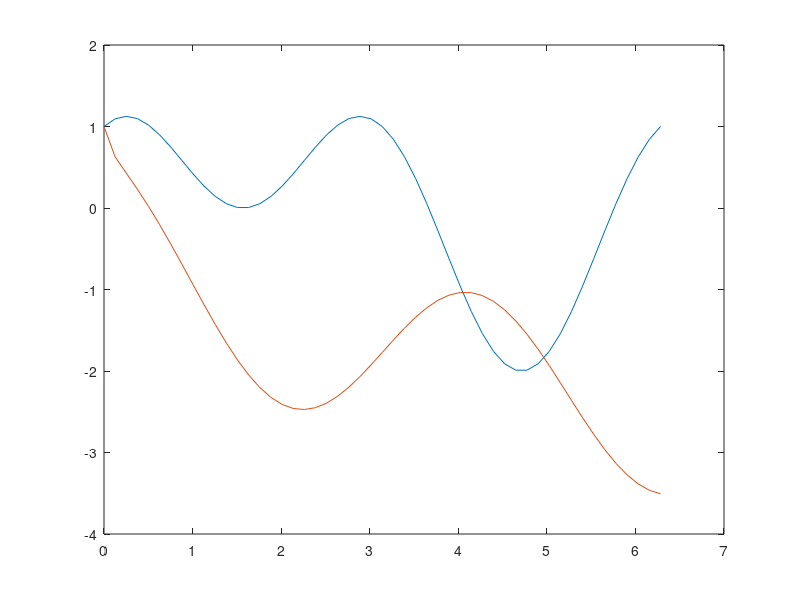

Here is the MATLAB script that generated this plot: (Note: this script raises an error after producing the figure.)
clear;
clc;

x = 0:pi/25:2*pi;
y = sin(x) + cos(2*x);
z = cos(1.5*x)-sqrt(x);

a = plot(x,y,x,z);
a(1).Marker = '*';
a(1).Color = 'k';
a(2).Marker = 'o';
a(2).Color = 'r';
a(2).LineWidth = 2;
legend('$$sin(x) + cos(2x)$$','$$cos(1.5x)-\sqrt(x)$$'...
    ,'Interpreter','latex')
xlabel('x values');
ylabel('function values');
grid on;
axis equal;